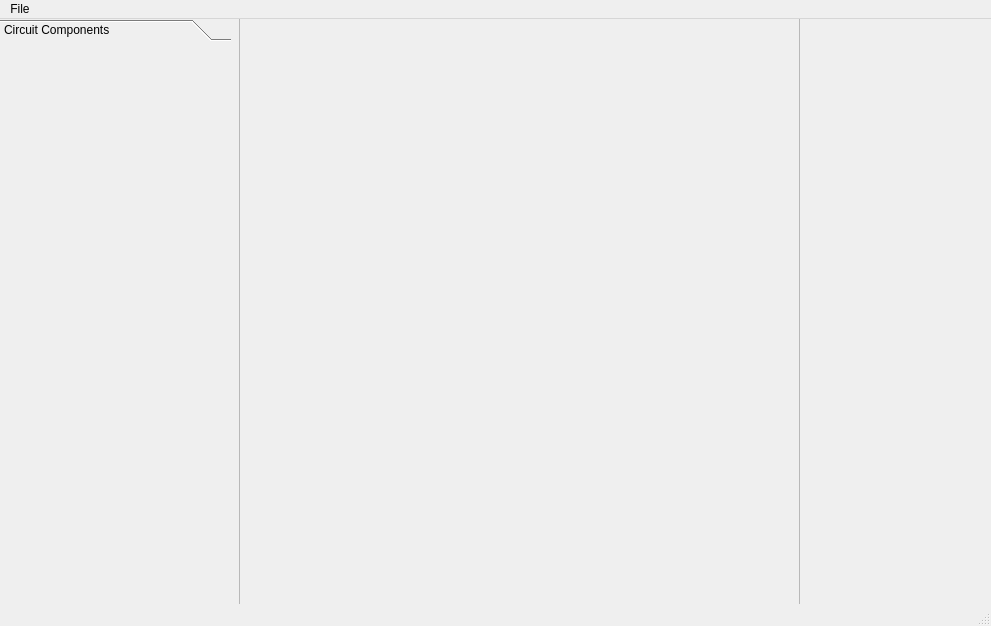
<?xml version="1.0" encoding="UTF-8"?>
<ui version="4.0">
 <class>MainWindow</class>
 <widget class="QMainWindow" name="MainWindow">
  <property name="geometry">
   <rect>
    <x>0</x>
    <y>0</y>
    <width>991</width>
    <height>626</height>
   </rect>
  </property>
  <property name="acceptDrops">
   <bool>true</bool>
  </property>
  <property name="windowTitle">
   <string>svLumpedPM</string>
  </property>
  <widget class="QWidget" name="centralwidget">
   <widget class="QToolBox" name="ComponentList">
    <property name="geometry">
     <rect>
      <x>0</x>
      <y>0</y>
      <width>231</width>
      <height>531</height>
     </rect>
    </property>
    <property name="mouseTracking">
     <bool>true</bool>
    </property>
    <property name="acceptDrops">
     <bool>true</bool>
    </property>
    <widget class="QWidget" name="Components">
     <property name="geometry">
      <rect>
       <x>0</x>
       <y>0</y>
       <width>231</width>
       <height>497</height>
      </rect>
     </property>
     <attribute name="label">
      <string>Circuit Components</string>
     </attribute>
     <widget class="DragButton" name="Resistor">
      <property name="geometry">
       <rect>
        <x>40</x>
        <y>30</y>
        <width>131</width>
        <height>61</height>
       </rect>
      </property>
      <property name="cursor">
       <cursorShape>ClosedHandCursor</cursorShape>
      </property>
      <property name="acceptDrops">
       <bool>false</bool>
      </property>
      <property name="toolTip">
       <string>Resistor</string>
      </property>
      <property name="statusTip">
       <string>Resistor Selected</string>
      </property>
      <property name="text">
       <string/>
      </property>
      <property name="icon">
       <iconset>
        <normaloff>Resistor.png</normaloff>Resistor.png</iconset>
      </property>
      <property name="iconSize">
       <size>
        <width>130</width>
        <height>67</height>
       </size>
      </property>
      <property name="flat">
       <bool>true</bool>
      </property>
     </widget>
     <widget class="DragButton" name="Capacitor">
      <property name="geometry">
       <rect>
        <x>80</x>
        <y>120</y>
        <width>51</width>
        <height>51</height>
       </rect>
      </property>
      <property name="cursor">
       <cursorShape>ClosedHandCursor</cursorShape>
      </property>
      <property name="acceptDrops">
       <bool>false</bool>
      </property>
      <property name="toolTip">
       <string>Capacitor</string>
      </property>
      <property name="statusTip">
       <string>Capacitor Selected</string>
      </property>
      <property name="text">
       <string/>
      </property>
      <property name="icon">
       <iconset>
        <normaloff>capacitor.png</normaloff>capacitor.png</iconset>
      </property>
      <property name="iconSize">
       <size>
        <width>150</width>
        <height>60</height>
       </size>
      </property>
      <property name="checkable">
       <bool>false</bool>
      </property>
      <property name="flat">
       <bool>true</bool>
      </property>
     </widget>
     <widget class="DragButton" name="Diode">
      <property name="geometry">
       <rect>
        <x>50</x>
        <y>190</y>
        <width>111</width>
        <height>71</height>
       </rect>
      </property>
      <property name="cursor">
       <cursorShape>ClosedHandCursor</cursorShape>
      </property>
      <property name="acceptDrops">
       <bool>false</bool>
      </property>
      <property name="toolTip">
       <string>Diode</string>
      </property>
      <property name="statusTip">
       <string>Diode Selected</string>
      </property>
      <property name="text">
       <string/>
      </property>
      <property name="icon">
       <iconset>
        <normaloff>Diode.png</normaloff>Diode.png</iconset>
      </property>
      <property name="iconSize">
       <size>
        <width>200</width>
        <height>67</height>
       </size>
      </property>
      <property name="flat">
       <bool>true</bool>
      </property>
     </widget>
     <widget class="DragButton" name="Inductor">
      <property name="geometry">
       <rect>
        <x>40</x>
        <y>280</y>
        <width>141</width>
        <height>51</height>
       </rect>
      </property>
      <property name="cursor">
       <cursorShape>ClosedHandCursor</cursorShape>
      </property>
      <property name="acceptDrops">
       <bool>false</bool>
      </property>
      <property name="toolTip">
       <string>Inductor</string>
      </property>
      <property name="statusTip">
       <string>Inductor Selected</string>
      </property>
      <property name="text">
       <string/>
      </property>
      <property name="icon">
       <iconset>
        <normaloff>Inductor.png</normaloff>Inductor.png</iconset>
      </property>
      <property name="iconSize">
       <size>
        <width>135</width>
        <height>80</height>
       </size>
      </property>
      <property name="flat">
       <bool>true</bool>
      </property>
     </widget>
     <widget class="DragButton" name="DCVoltageSource">
      <property name="geometry">
       <rect>
        <x>70</x>
        <y>350</y>
        <width>71</width>
        <height>71</height>
       </rect>
      </property>
      <property name="cursor">
       <cursorShape>ClosedHandCursor</cursorShape>
      </property>
      <property name="acceptDrops">
       <bool>false</bool>
      </property>
      <property name="toolTip">
       <string>DC Voltage Source</string>
      </property>
      <property name="statusTip">
       <string>DC Voltage Source Selected</string>
      </property>
      <property name="text">
       <string/>
      </property>
      <property name="icon">
       <iconset>
        <normaloff>DCVoltageSource.png</normaloff>DCVoltageSource.png</iconset>
      </property>
      <property name="iconSize">
       <size>
        <width>100</width>
        <height>60</height>
       </size>
      </property>
      <property name="flat">
       <bool>true</bool>
      </property>
     </widget>
    </widget>
   </widget>
   <widget class="QFrame" name="frame">
    <property name="geometry">
     <rect>
      <x>239</x>
      <y>-1</y>
      <width>561</width>
      <height>651</height>
     </rect>
    </property>
    <property name="frameShape">
     <enum>QFrame::StyledPanel</enum>
    </property>
    <property name="frameShadow">
     <enum>QFrame::Raised</enum>
    </property>
    <widget class="QWidget" name="widget" native="true">
     <property name="geometry">
      <rect>
       <x>-10</x>
       <y>-10</y>
       <width>581</width>
       <height>581</height>
      </rect>
     </property>
     <property name="acceptDrops">
      <bool>true</bool>
     </property>
     <property name="toolTipDuration">
      <number>0</number>
     </property>
    </widget>
   </widget>
  </widget>
  <widget class="QMenuBar" name="menubar">
   <property name="geometry">
    <rect>
     <x>0</x>
     <y>0</y>
     <width>991</width>
     <height>22</height>
    </rect>
   </property>
   <widget class="QMenu" name="menuFile">
    <property name="title">
     <string>File</string>
    </property>
    <addaction name="actionNew"/>
    <addaction name="actionOpen"/>
    <addaction name="separator"/>
    <addaction name="actionSave"/>
    <addaction name="separator"/>
    <addaction name="actionQuit"/>
   </widget>
   <addaction name="menuFile"/>
  </widget>
  <widget class="QStatusBar" name="statusbar"/>
  <action name="actionNew">
   <property name="text">
    <string>New</string>
   </property>
  </action>
  <action name="actionOpem">
   <property name="text">
    <string>Opem</string>
   </property>
  </action>
  <action name="actionOpen">
   <property name="text">
    <string>Open</string>
   </property>
  </action>
  <action name="actionSave">
   <property name="text">
    <string>Save</string>
   </property>
  </action>
  <action name="actionQuit">
   <property name="text">
    <string>Quit</string>
   </property>
  </action>
 </widget>
 <customwidgets>
  <customwidget>
   <class>DragButton</class>
   <extends>QPushButton</extends>
   <header>dragbutton.h</header>
  </customwidget>
 </customwidgets>
 <resources/>
 <connections/>
</ui>
